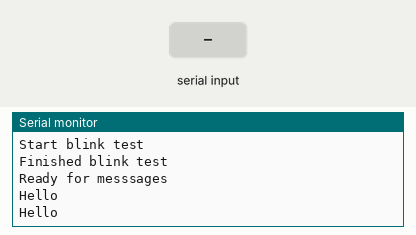
Bench run of a sketch on a simulated Arduino Nano, built with avr-gcc and run on an emulated ATmega328P. On the bench: the last lines printed to the serial monitor. Inputs (shaded band) come from the test bench.

Above: at 6.2 s.
6.3 s: "1" received over the second serial link
At 7.6 s:
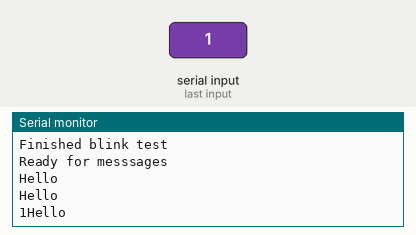
7.8 s: "0" received over the second serial link
At 8.8 s:
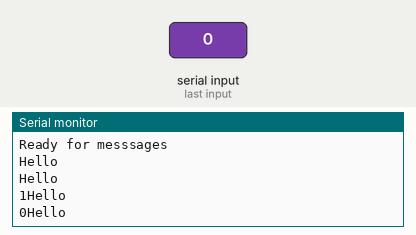
9.3 s: "2" received over the second serial link
At 10.9 s:
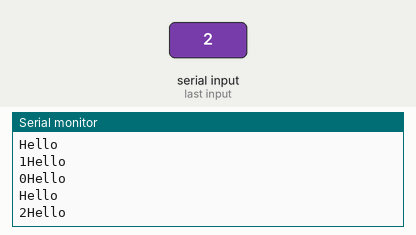

Measured:
- after the input at 6.3 s, the serial monitor: prints a new line after 0.72 s (image 1)
- after the input at 7.8 s, the serial monitor: prints a new line after 0.22 s (image 2)
- after the input at 9.3 s, the serial monitor: prints a new line after 0.74 s (image 3)

The sketch:

ble_communication.ino
```cpp
#include <SoftwareSerial.h>

#include <AltSoftSerial.h>
AltSoftSerial BTSerial;

char c=' ';
boolean NL = true;

int ledPin = 13;

SoftwareSerial mySerial(7, 8); // RX, TX
// Connect HM10      Arduino Nano
//     Pin 1/TXD          Pin 7
//     Pin 2/RXD          Pin 8

void setup() {
  Serial.begin( 9600 );    // 9600 is the default baud rate for the serial Bluetooth module
  // If the baudrate of the HM-10 module has been updated,
  // you may need to change 9600 by another value
  // Once you have found the correct baudrate,
  // you can update it using AT+BAUDx command
  // e.g. AT+BAUD0 for 9600 bauds
  //mySerial.begin(9600);


    BTSerial.begin(9600);
    Serial.println("BTserial started at 9600");
    Serial.println("");

  Serial.println("Start blink test");
  blinkLED(5);
  Serial.println("Finished blink test");
  Serial.println("Ready for messsages");


}

void loop() {
  /*
  // listen for the data
  if ( Serial.available() > 0 ) {
    // read a numbers from serial port
    int count = Serial.parseInt();

     // print out the received number
    if (count > 0) {
        Serial.print("You have input: ");
        Serial.println(String(count));
        // blink the LED
        blinkLED(count);
    }
  }*/

  /*int c;

//  Serial.println("Wait for input");
  if (mySerial.available()) {
    c = mySerial.read();
    Serial.println("Got input:");
    if (c != 0)
    {
      // Non-zero input means "turn on LED".
      Serial.println("  on");
      Serial.println(String(c));
      blinkLED(c);
      mySerial.print("You have input: ");
      mySerial.println(String(c));
    }
    else
    {
      // Input value zero means "turn off LED".
      Serial.println("  off");
    }
  }*/

    //delay(1000);


    // Read from the Bluetooth module and send to the Arduino Serial Monitor
    if (BTSerial.available())
    {
        c = BTSerial.read();
        Serial.write(c);
    }

    BTSerial.println("Hello");
    Serial.println("Hello");
    delay(1000);

}

void blinkLED(int count) {
  for (int i=0; i< count; i++) {
    digitalWrite(ledPin, HIGH);
    delay(500);
    digitalWrite(ledPin, LOW);
    delay(500);
  }
}
```
